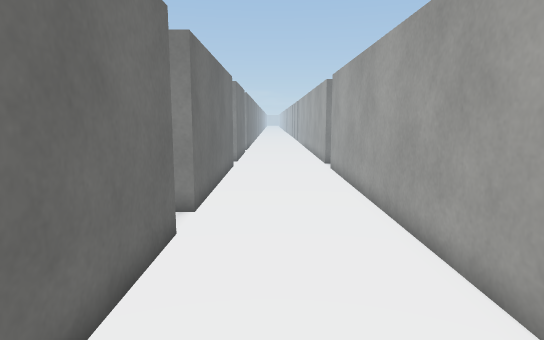
view 1 (above)

23 first-person views from a walk through a 3-D level made in the Unity game engine. The camera is 1.3 m above the floor, tilts 8° down and sees 75° across. The floor is counted in squares, 0.5 m on a side. Each view is taken from the middle of a square. On the plan, view 1 faces up. The plan holds only what a view shows up to about 20 squares ahead; the rest is blank. The place goes on beyond the plan. Some surface patterns are stand-ins.

view 2
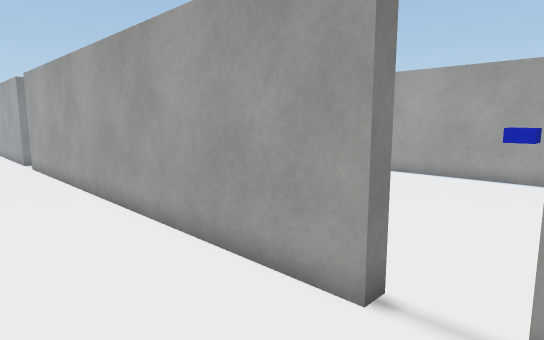

view 3
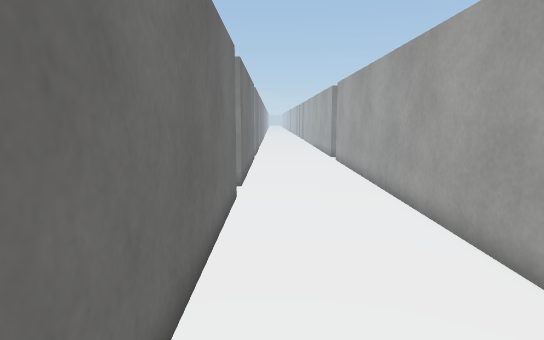

view 4
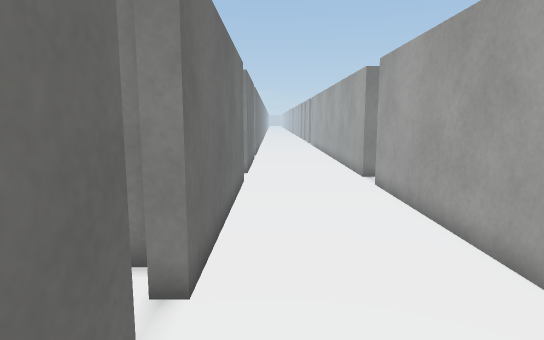

view 5
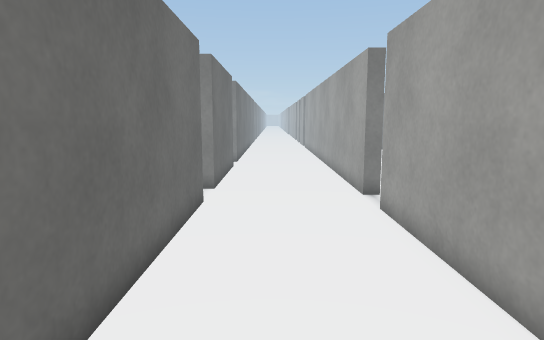

view 6
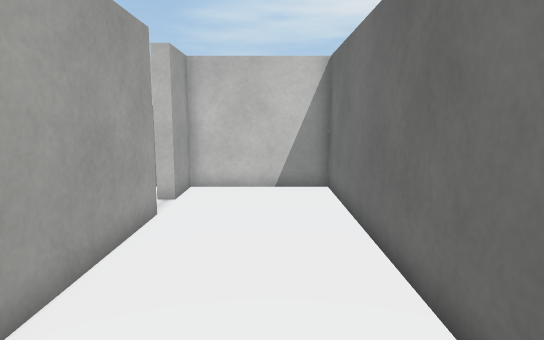

view 7
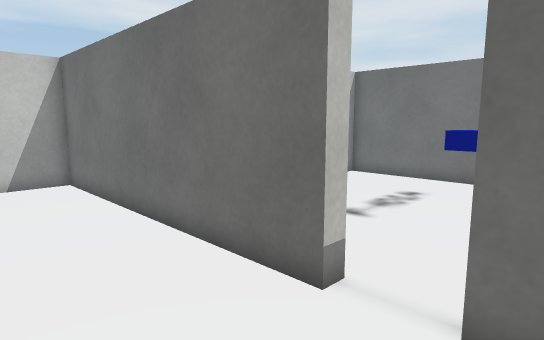

view 8
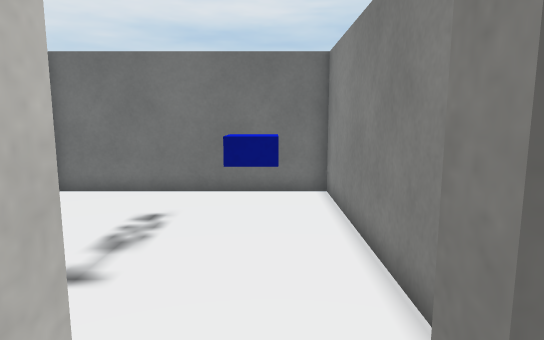

view 9
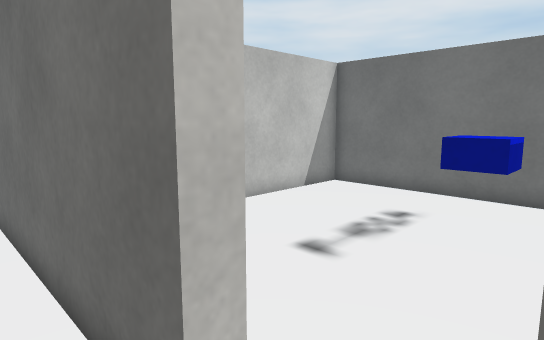

view 10
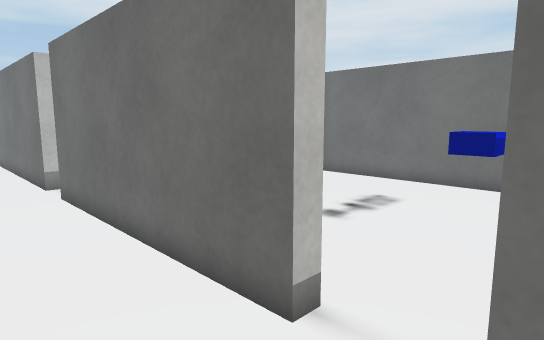

view 11
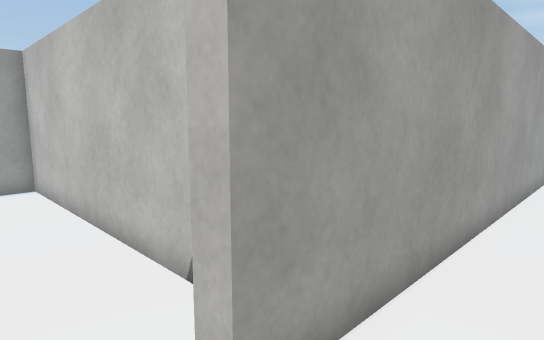

view 12
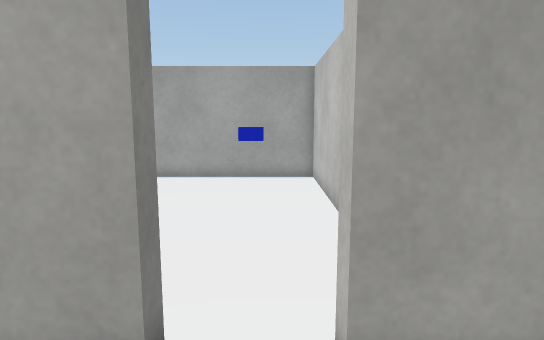

view 13
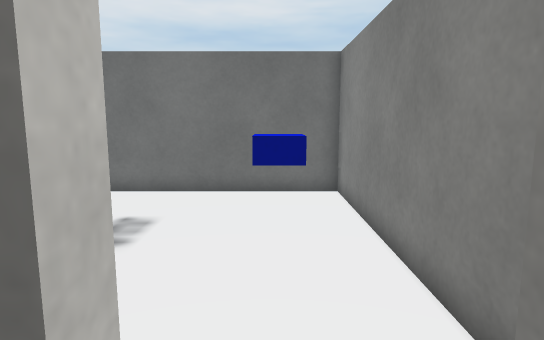

view 14
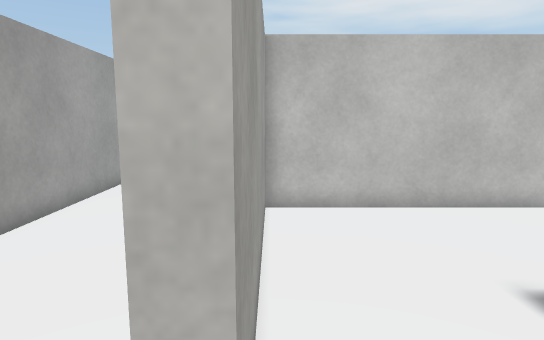

view 15
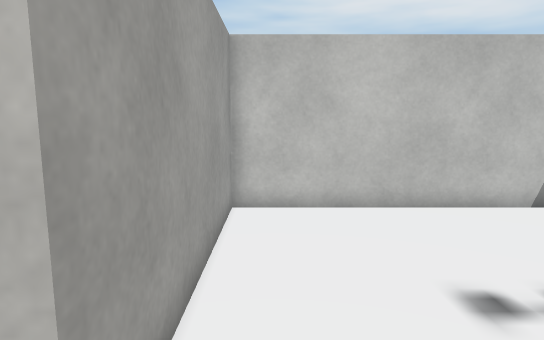

view 16
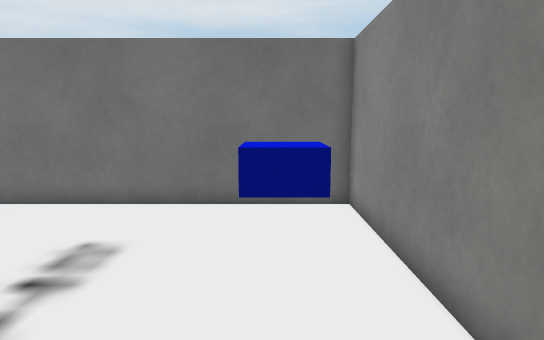

view 17
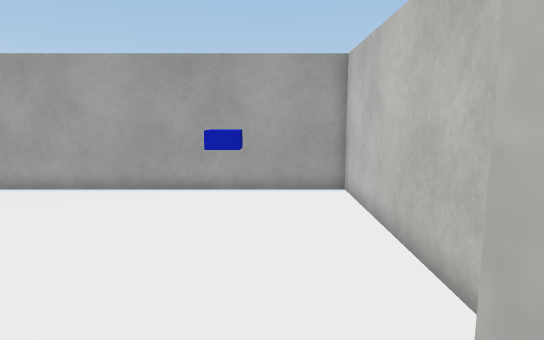

view 18
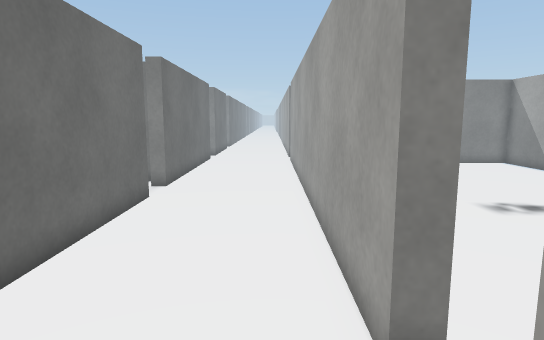

view 19
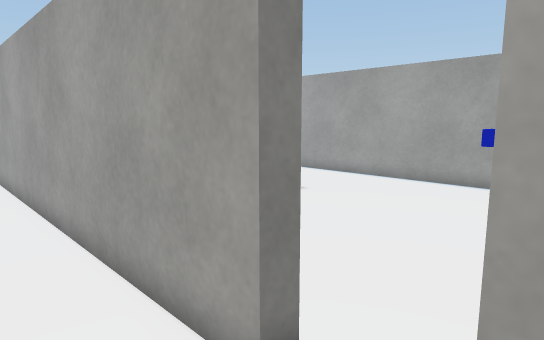

view 20
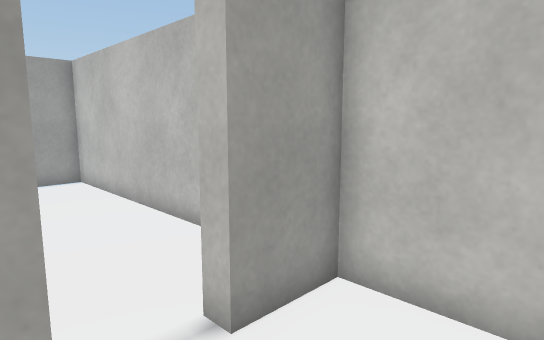

view 21
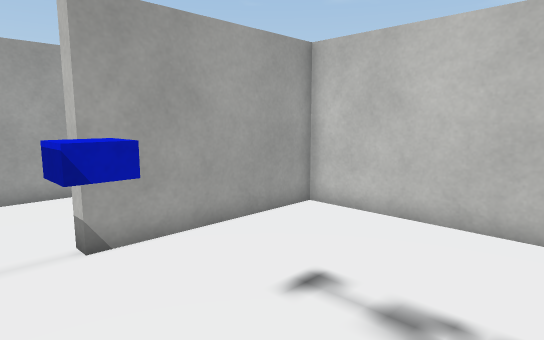

view 22
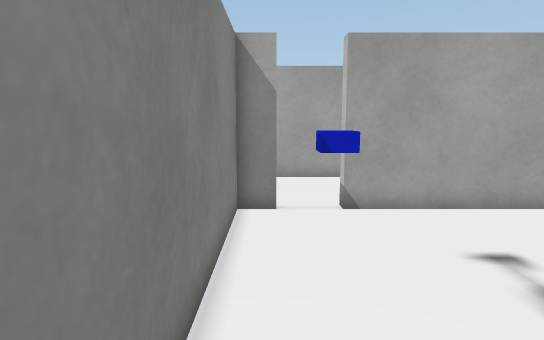

view 23
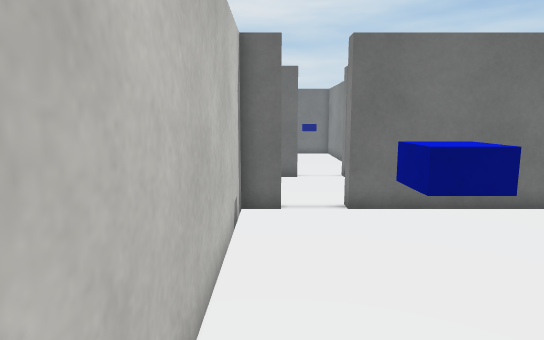

### Floor plan
Points are (right, up) in squares from view 1. A wall is a line through its corners. A room is listed if a view was taken in it or the views show most of it. See-through windows are left out.
Room 1 (views 1, 2, 3, 4, 5, 6, 7, 8, 9, 10, 11, 12, 13, 14, 16, 17, 18, 19, 20)
walls: (-2.8, 7.9) (-2.2, 7.9) (-2.2, -4.8) (3.2, -4.8) (3.2, -2.5) (3.9, -2.5); (-2.8, 20.2) (-2.2, 20.2) (-2.2, 9.9) (-2.8, 9.9); (3.8, 21.2) (3.2, 21.2) (3.2, 25.5); (3.9, -0.6) (3.2, -0.6) (3.2, 19.3) (3.8, 19.3); (-2.2, 25.5) (-2.2, 22.3) (-2.9, 22.3)
ways out: opening at (-2.5, 21.5) to room 2; opening at (-2.5, 9) to room 3; opening at (3.5, 20.5) to room 4; opening at (3.5, -1.5)
Room 2 (view 15)
walls: (-12.1, 11.6) (-2.8, 11.6) (-2.8, 20.2); (-4.2, 23.4) (-13.9, 23.4) (-13.9, 11.9)
ways out: opening at (-2.5, 21.5) to room 1
objects: blue block (-6, 21)
Room 3 (views 21, 22)
walls: (-2.8, 9.9) (-2.8, 11) (-13.9, 11) (-13.9, 1) (-2.8, 1) (-2.8, 7.9)
ways out: opening at (-2.5, 9) to room 1
objects: blue block (-6, 8) to (-6, 9)
Room 4 (view 23)
walls: (3.8, 19.3) (3.8, 18.1) (16.2, 18.1) (16.2, 25.4); (3.8, 25.5) (3.8, 21.2)
ways out: opening at (3.5, 20.5) to room 1
objects: blue block (10, 20) to (11, 21)

Where each view was taken, in squares from view 1:
view 1: 0 up, 0 right, facing up
view 2: 3 down, 1 left, facing up-right
view 3: 4 down, 1 left, facing up
view 4: 5 up, 1 left, facing up
view 5: 9 up, 0 right, facing up
view 6: 9 up, 0 right, facing down
view 7: 11 up, 2 right, facing down-left
view 8: 9 up, 1 left, facing left
view 9: 10 up, 1 left, facing down-left
view 10: 23 up, 1 right, facing down-left
view 11: 21 up, 1 right, facing down-right
view 12: 20 up, 0 right, facing right
view 13: 21 up, 1 left, facing left
view 14: 22 up, 3 left, facing down
view 15: 22 up, 4 left, facing down
view 16: 21 up, 3 left, facing left
view 17: 2 down, 3 right, facing right
view 18: 4 down, 2 right, facing up
view 19: 3 down, 1 right, facing up-right
view 20: 0 up, 0 right, facing down-right
view 21: 10 up, 10 left, facing down-right
view 22: 10 up, 13 left, facing right
view 23: 19 up, 14 right, facing left
